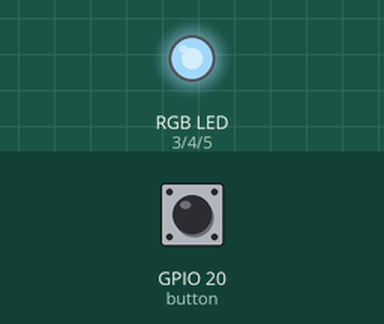
Simulated run of this program. Board: ESP32 board running MicroPython. Parts: an RGB LED mixed from three pins (HIGH = lit). Inputs (shaded band) come from the test bench; at power-on: GPIO 20 (button) HIGH. A reset restarts the program; random numbers come from a fixed seed; threads take turns every 2 ms; the clock reads 2024-03-15 10:24:30 at power-on unless the program sets it; what the program prints to the serial console is not drawn.

Above: at 1.29 s.
1.3 s: GPIO 20 (button) pulled LOW for 1 s
4.3 s: GPIO 20 (button) pulled LOW for 1 s
At 5.62 s:
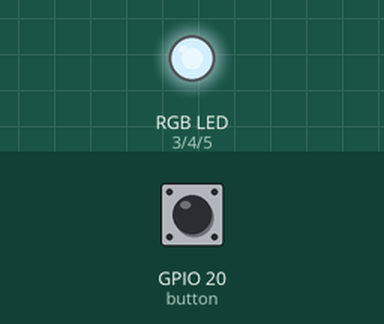
8.3 s: GPIO 20 (button) pulled LOW for 3.2 s
Timing chart, 0 to 19.0 s (numbered marks = the images above; inputs shaded):
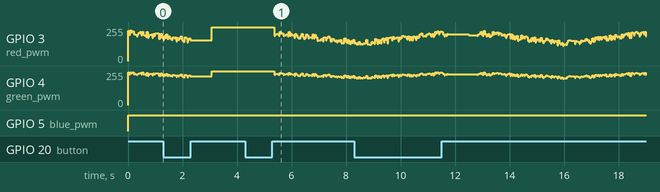

The program:

living_light.py
```python
import time
import random
import _thread
import machine
from machine import Pin, PWM, reset

# Sänk CPU-frekvensen för att spara batteri
machine.freq(80000000)

print("=== Levande Ljus ===\n")

# GPIO-pinnar
RED_PIN = 3
GREEN_PIN = 4
BLUE_PIN = 5

# Konfigurera PWM
red_pwm = PWM(Pin(RED_PIN), freq=1000)
green_pwm = PWM(Pin(GREEN_PIN), freq=1000)
blue_pwm = PWM(Pin(BLUE_PIN), freq=1000)

# Knapp
button = Pin(20, Pin.IN, Pin.PULL_UP)

# Global flagga för ljus-status
light_on = True

print("LED initierad")
print("Knapp (GPIO 20): Kort=Av/på, Långt=Omstart\n")

def set_color(red, green, blue):
    """Sätt LED-färg"""
    red_pwm.duty(1023 - int(red * 4.008))
    green_pwm.duty(1023 - int(green * 4.008))
    blue_pwm.duty(1023 - int(blue * 4.008))

def set_warm_color(brightness):
    """Sätt varm färg med flakering"""
    red = brightness
    green = int(brightness * 0.4)
    blue = 0

    flicker = random.randint(-20, 25)
    red = max(0, min(255, red + flicker))
    green = max(0, min(255, int(green + flicker * 0.5)))

    set_color(red, green, blue)

def check_button():
    """Övervaka knappen"""
    global light_on

    while True:
        if button.value() == 0:
            press_start = time.time()

            while button.value() == 0:
                time.sleep(0.05)

            press_duration = time.time() - press_start

            if press_duration > 2.0:
                print("🔄 Omstartar...\n")
                time.sleep(1)
                reset()
            elif press_duration > 0.3:
                light_on = not light_on
                status = "PÅ ✨" if light_on else "AV 🌑"
                print(f"💡 {status}\n")

        time.sleep(0.05)

# Starta knappövervakning
_thread.start_new_thread(check_button, ())

# HUVUDLOOP - Lugn levande ljus-effekt
print("Ljuset startar...\n")

try:
    pulse_counter = 0
    while True:
        if light_on:
            pulse_counter += 1

            # Lugn, långsam pulsation
            brightness = 40
            direction = 1

            # Långsam ökning
            while brightness < 120 and light_on:
                set_warm_color(brightness)
                brightness += 1
                time.sleep(0.04)

            # Långsam minskning
            while brightness > 40 and light_on:
                set_warm_color(brightness)
                brightness -= 1
                time.sleep(0.04)

            # Kort paus
            time.sleep(random.uniform(0.2, 0.8))
        else:
            # Ljuset är av
            set_color(0, 0, 0)
            time.sleep(0.1)

except KeyboardInterrupt:
    print("\nAvslutat")
    set_color(0, 0, 0)
```
